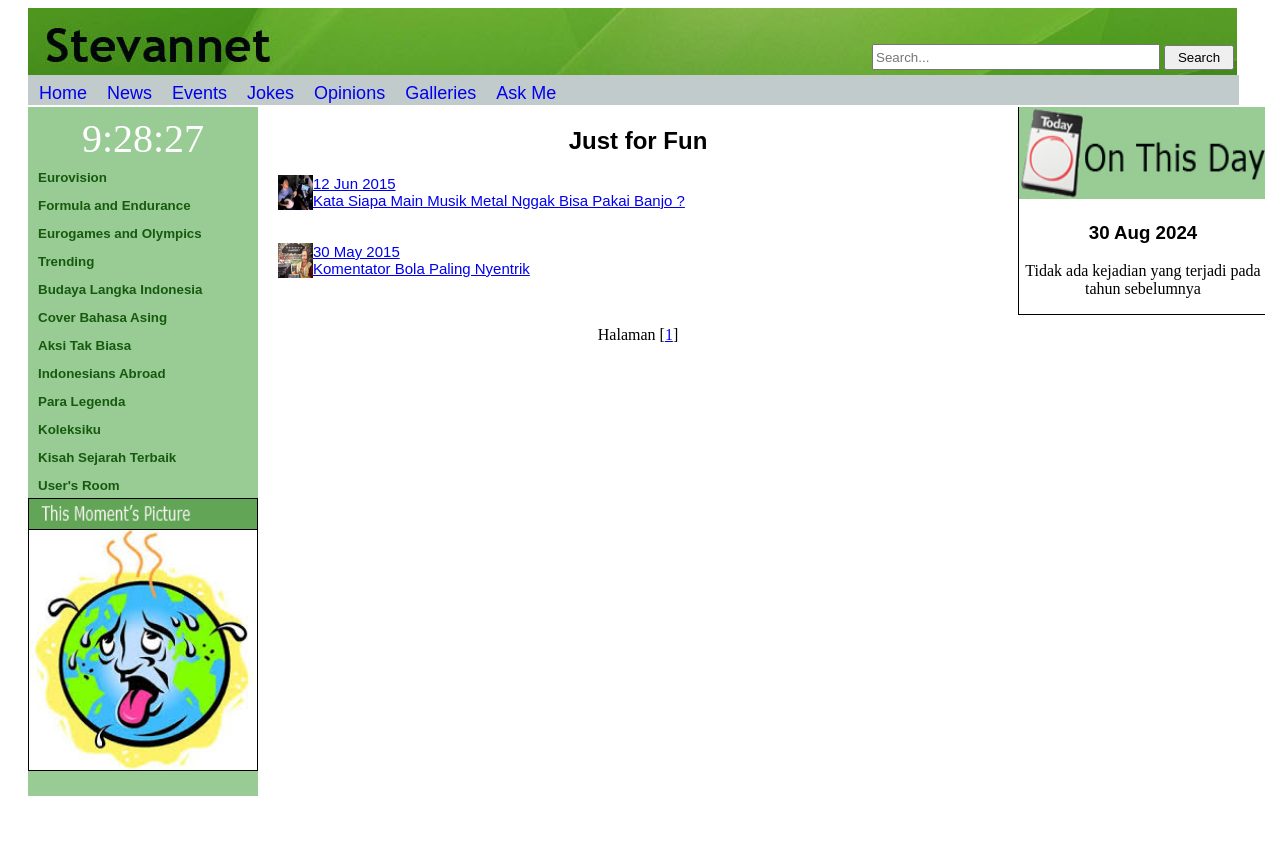
Page /jokes.php on the earlier database version.
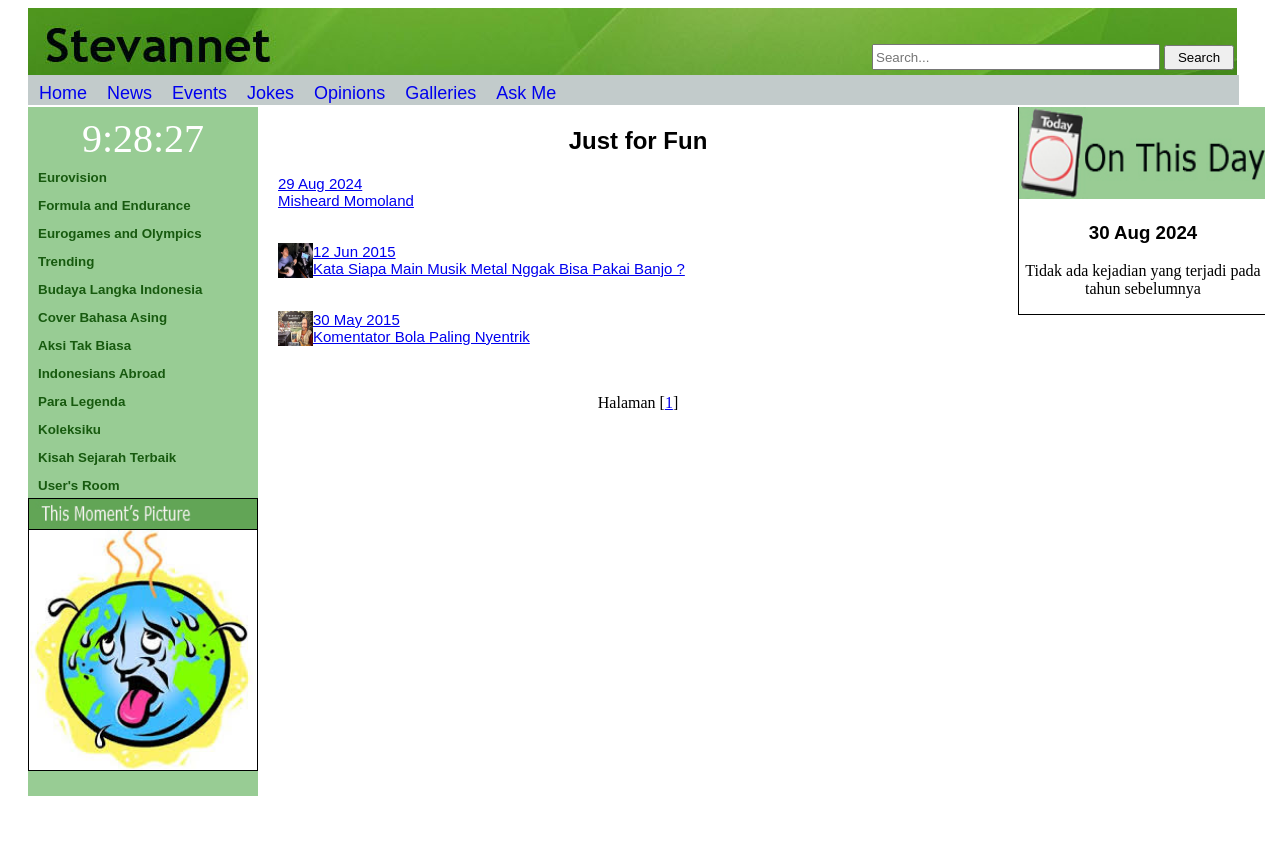
Same page on the later database version.
### tables this page shows
CREATE TABLE `articles` (
  `id` int(11) NOT NULL,
  `judul` varchar(200) NOT NULL,
  `tanggal_muat` varchar(20) NOT NULL,
  `tanggal_terjadi` varchar(20) NOT NULL,
  `id_jenis` int(11) NOT NULL,
  `id_topik` int(11) NOT NULL,
  `isi` text DEFAULT NULL,
  `gambar` varchar(200) DEFAULT NULL,
  `sumber` varchar(50) DEFAULT NULL
);

### jokes.php (the view, shortened to what this page needs)
<!DOCTYPE html>
<html>
	<head>
		<link rel="stylesheet" href="penampilan.css">
		<div id="header">
			<div id="searchform">
				<form class="search" action="searches.php">
					<?php
						include("searchMenu.php");
					?>
				</form>
			</div>
		</div>
		<?php
			include("menuAtas.php");
		?>
	</head>
	<body onload="startTime()">
		<div class="leftside">
			<?php
				require("leftDIV.php");
			?>
		</div>
		<div class="center">
			<h2 id="jokesJudul">
				<center>Just for Fun</center>
			</h2>
			<p>
				<?php
					include "db.inc.php";
					$halaman=isset($_GET['page'])?(int) $_GET['page']:1;
					$offset=($halaman-1)*8;
					$sqlstr = "SELECT * from articles WHERE id_jenis='3' order by id DESC limit $offset,8";
					$hasil_1=mysqli_query($connection, $sqlstr);
					$row=mysqli_fetch_row($hasil_1);
					do{
						list($id,$judul,$tanggal_muat,$tanggal_terjadi,$id_jenis,$id_topik,$isi,$gambar,$sumber) = $row;
						if(!empty($gambar))
							echo "<img src='Images/$gambar' width=35px height=35px align=left>";
						echo "<a href='berita_detail.php?id=$id'>$tanggal_muat<br>$judul</a><br>";
						echo "<br><br>";
					}while($row=mysqli_fetch_row($hasil_1));
					$sqlstr = "SELECT * from articles WHERE id_jenis='3'";
					$hasil_2 = mysqli_query($connection, $sqlstr);
					$jumlah = mysqli_num_rows($hasil_2);
					$i=$jumlah/8;
					$i=ceil($i);
					echo "<center>Halaman ";
					for($j=1;$j<=$i;$j++)
					{
						$awal = (($j-1)*4+$j)-1;
						echo "[<a href='jokes.php?awal=$awal&page=$j'>$j</a>]";
					}
				?>
			</p>
		</div>
		<div class="right">
			<?php
				require("rightDIV.php");
			?>
		</div>
		<div class="footer">
		</div>
	</body>
</html>

Differences in the rows shown:
added articles: tanggal_muat "29 Aug 2024", judul "Misheard Momoland"
